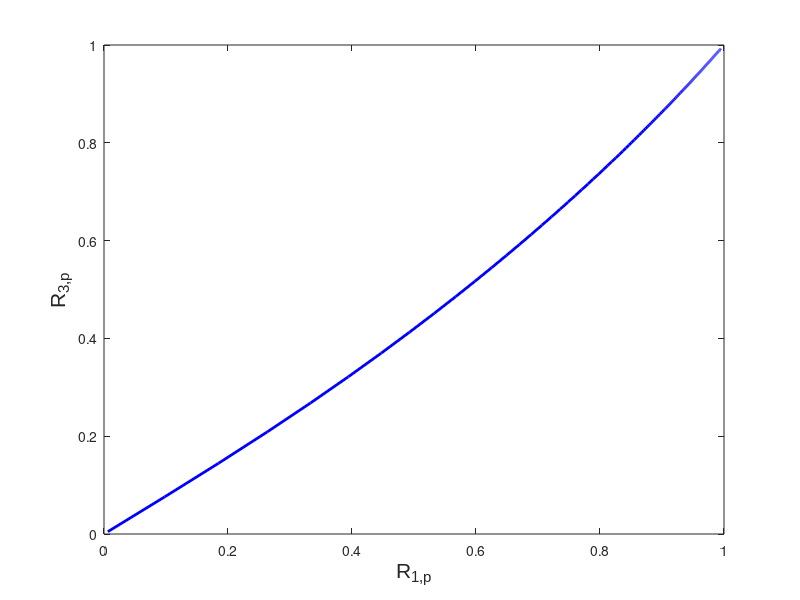

This figure's MATLAB source: (Note: this script raises an error after producing the figure.)
% Define parameter ranges
K_values = linspace(0.01, 150, 1000);  % Range of K values
Delta = 1;  % Does not affect the functional relationship, only the value range. Should not be too large or too small.
gamma0 = 0.9;
gamma1 = 0.1;
gamma2 = 0;  % Proportions of oscillators in the three synchronized groups

zf = gamma0 * sum(exp(1i * 0)) + gamma1 * sum(exp(1i * 2*pi/3)) + gamma2 * sum(exp(1i * 4*pi/3));
pf = 3 * angle(zf);  % Intrinsic frustration phase

% Initialize result matrices
solutions = zeros(length(K_values), 1);     % Store R1 values
solutions3 = zeros(length(K_values), 1);    % Store R3 values

% Compute for each K
for i = 1:length(K_values)
    KR13 = K_values(i);
    omega0 = 0;
    
    % Define the Lorentzian distribution
    g = @(omega) (Delta/pi)./((omega - omega0).^2 + Delta^2);   

    % Iterative computation
    % Approximate Omega_1 as KR13*sin(pf), i.e., the angular velocity at θ = Θ_3/3 for oscillators with ω_i = 0
    solutions(i) = 3 * KR13 * integral(@(theta) cos(theta).*cos(3*theta - pf) .* ...
        g(KR13 * sin(3*theta - pf) + KR13 * sin(pf)), -pi/6 + pf/3, pi/6 + pf/3); 
    solutions3(i) = 3 * KR13 * integral(@(theta) cos(3*theta).*cos(3*theta - pf) .* ...
        g(KR13 * sin(3*theta - pf) + KR13 * sin(pf)), -pi/6 + pf/3, pi/6 + pf/3);
end

% Create a new figure window
figure;

% Plot the relationship between R_{1,p} and R_{3,p} in one synchronized region under quasi-static conditions
plot(solutions, solutions3, 'b-', 'LineWidth', 2, 'DisplayName', 'R1 vs R3');

% Add axis labels
% title('Plot of R1 vs R3');
xlabel('R_{1,p}', 'FontSize', 15, 'FontName', 'Arial');
ylabel('R_{3,p}', 'FontSize', 15, 'FontName', 'Arial');
ax = gca;  % Get current axes
ax.FontSize = 15;  % Set axis font size

% save('R1_910.mat', 'solutions');  % Save R1 data to file
% save('R3_910.mat', 'solutions3');  % Save R3 data to file
